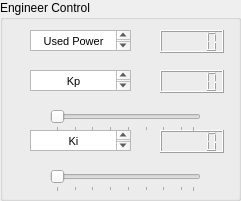
     <widget class="QGroupBox" name="engineer_box">
      <property name="geometry">
       <rect>
        <x>1030</x>
        <y>100</y>
        <width>241</width>
        <height>201</height>
       </rect>
      </property>
      <property name="title">
       <string>Engineer Control</string>
      </property>
      <widget class="QLCDNumber" name="power_display">
       <property name="geometry">
        <rect>
         <x>160</x>
         <y>30</y>
         <width>64</width>
         <height>23</height>
        </rect>
       </property>
      </widget>
      <widget class="QTextBrowser" name="power_txt">
       <property name="geometry">
        <rect>
         <x>30</x>
         <y>30</y>
         <width>101</width>
         <height>21</height>
        </rect>
       </property>
       <property name="html">
        <string>&lt;!DOCTYPE HTML PUBLIC &quot;-//W3C//DTD HTML 4.0//EN&quot; &quot;http://www.w3.org/TR/REC-html40/strict.dtd&quot;&gt;
&lt;html&gt;&lt;head&gt;&lt;meta name=&quot;qrichtext&quot; content=&quot;1&quot; /&gt;&lt;meta charset=&quot;utf-8&quot; /&gt;&lt;style type=&quot;text/css&quot;&gt;
p, li { white-space: pre-wrap; }
hr { height: 1px; border-width: 0; }
li.unchecked::marker { content: &quot;\2610&quot;; }
li.checked::marker { content: &quot;\2612&quot;; }
&lt;/style&gt;&lt;/head&gt;&lt;body style=&quot; font-family:'Segoe UI'; font-size:9pt; font-weight:400; font-style:normal;&quot;&gt;
&lt;p align=&quot;center&quot; style=&quot; margin-top:0px; margin-bottom:0px; margin-left:0px; margin-right:0px; -qt-block-indent:0; text-indent:0px;&quot;&gt;&lt;span style=&quot; font-family:'MS Shell Dlg 2'; font-size:8.25pt;&quot;&gt;Used Power&lt;/span&gt;&lt;/p&gt;&lt;/body&gt;&lt;/html&gt;</string>
       </property>
      </widget>
      <widget class="QTextBrowser" name="kp_txt">
       <property name="geometry">
        <rect>
         <x>30</x>
         <y>70</y>
         <width>101</width>
         <height>21</height>
        </rect>
       </property>
       <property name="html">
        <string>&lt;!DOCTYPE HTML PUBLIC &quot;-//W3C//DTD HTML 4.0//EN&quot; &quot;http://www.w3.org/TR/REC-html40/strict.dtd&quot;&gt;
&lt;html&gt;&lt;head&gt;&lt;meta name=&quot;qrichtext&quot; content=&quot;1&quot; /&gt;&lt;meta charset=&quot;utf-8&quot; /&gt;&lt;style type=&quot;text/css&quot;&gt;
p, li { white-space: pre-wrap; }
hr { height: 1px; border-width: 0; }
li.unchecked::marker { content: &quot;\2610&quot;; }
li.checked::marker { content: &quot;\2612&quot;; }
&lt;/style&gt;&lt;/head&gt;&lt;body style=&quot; font-family:'Segoe UI'; font-size:9pt; font-weight:400; font-style:normal;&quot;&gt;
&lt;p align=&quot;center&quot; style=&quot; margin-top:0px; margin-bottom:0px; margin-left:0px; margin-right:0px; -qt-block-indent:0; text-indent:0px;&quot;&gt;&lt;span style=&quot; font-family:'MS Shell Dlg 2'; font-size:8.25pt;&quot;&gt;Kp&lt;/span&gt;&lt;/p&gt;&lt;/body&gt;&lt;/html&gt;</string>
       </property>
      </widget>
      <widget class="QTextBrowser" name="ki_txt">
       <property name="geometry">
        <rect>
         <x>30</x>
         <y>130</y>
         <width>101</width>
         <height>21</height>
        </rect>
       </property>
       <property name="html">
        <string>&lt;!DOCTYPE HTML PUBLIC &quot;-//W3C//DTD HTML 4.0//EN&quot; &quot;http://www.w3.org/TR/REC-html40/strict.dtd&quot;&gt;
&lt;html&gt;&lt;head&gt;&lt;meta name=&quot;qrichtext&quot; content=&quot;1&quot; /&gt;&lt;meta charset=&quot;utf-8&quot; /&gt;&lt;style type=&quot;text/css&quot;&gt;
p, li { white-space: pre-wrap; }
hr { height: 1px; border-width: 0; }
li.unchecked::marker { content: &quot;\2610&quot;; }
li.checked::marker { content: &quot;\2612&quot;; }
&lt;/style&gt;&lt;/head&gt;&lt;body style=&quot; font-family:'Segoe UI'; font-size:9pt; font-weight:400; font-style:normal;&quot;&gt;
&lt;p align=&quot;center&quot; style=&quot; margin-top:0px; margin-bottom:0px; margin-left:0px; margin-right:0px; -qt-block-indent:0; text-indent:0px;&quot;&gt;&lt;span style=&quot; font-family:'MS Shell Dlg 2'; font-size:8.25pt;&quot;&gt;Ki&lt;/span&gt;&lt;/p&gt;&lt;/body&gt;&lt;/html&gt;</string>
       </property>
      </widget>
      <widget class="QLCDNumber" name="kp_display">
       <property name="geometry">
        <rect>
         <x>160</x>
         <y>70</y>
         <width>64</width>
         <height>23</height>
        </rect>
       </property>
      </widget>
      <widget class="QLCDNumber" name="ki_display">
       <property name="geometry">
        <rect>
         <x>160</x>
         <y>130</y>
         <width>64</width>
         <height>23</height>
        </rect>
       </property>
      </widget>
      <widget class="QSlider" name="ki_slider">
       <property name="geometry">
        <rect>
         <x>50</x>
         <y>170</y>
         <width>151</width>
         <height>22</height>
        </rect>
       </property>
       <property name="minimum">
        <number>1</number>
       </property>
       <property name="maximum">
        <number>24</number>
       </property>
       <property name="pageStep">
        <number>8</number>
       </property>
       <property name="sliderPosition">
        <number>1</number>
       </property>
       <property name="orientation">
        <enum>Qt::Horizontal</enum>
       </property>
       <property name="invertedAppearance">
        <bool>false</bool>
       </property>
       <property name="tickPosition">
        <enum>QSlider::TicksBelow</enum>
       </property>
       <property name="tickInterval">
        <number>3</number>
       </property>
      </widget>
      <widget class="QSlider" name="kp_slider">
       <property name="geometry">
        <rect>
         <x>50</x>
         <y>110</y>
         <width>151</width>
         <height>22</height>
        </rect>
       </property>
       <property name="minimum">
        <number>1</number>
       </property>
       <property name="maximum">
        <number>24</number>
       </property>
       <property name="pageStep">
        <number>8</number>
       </property>
       <property name="sliderPosition">
        <number>1</number>
       </property>
       <property name="orientation">
        <enum>Qt::Horizontal</enum>
       </property>
       <property name="invertedAppearance">
        <bool>false</bool>
       </property>
       <property name="tickPosition">
        <enum>QSlider::TicksBelow</enum>
       </property>
       <property name="tickInterval">
        <number>3</number>
       </property>
      </widget>
     </widget>
